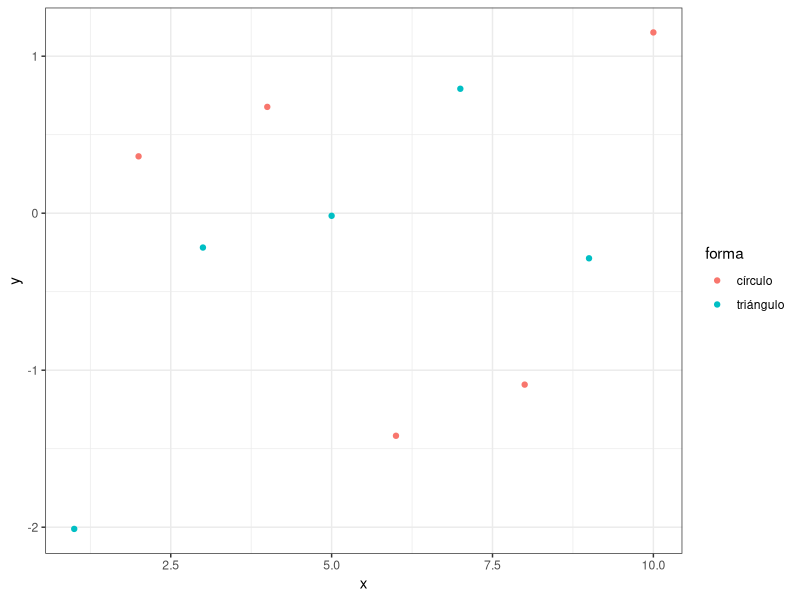
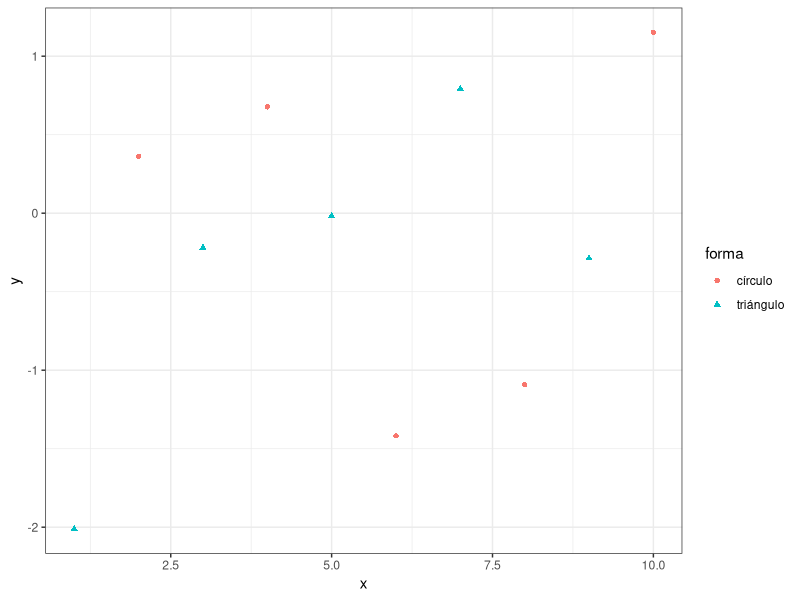
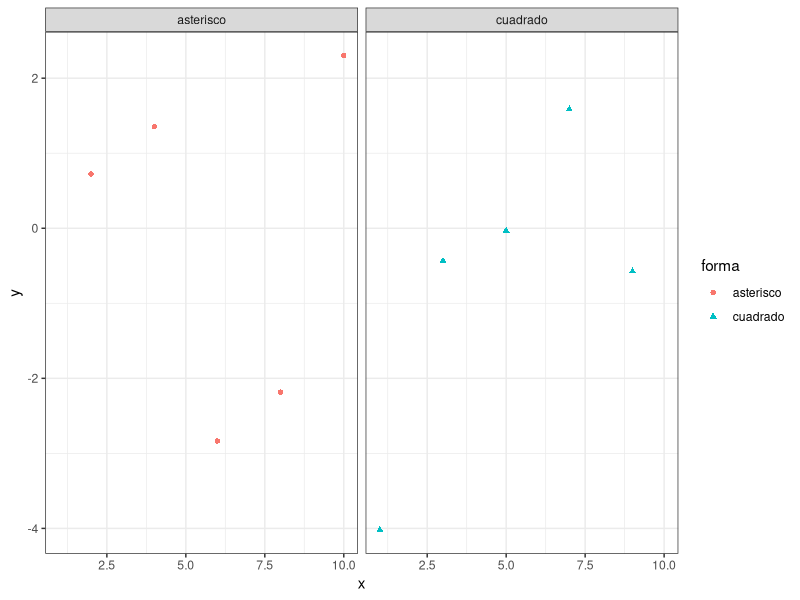
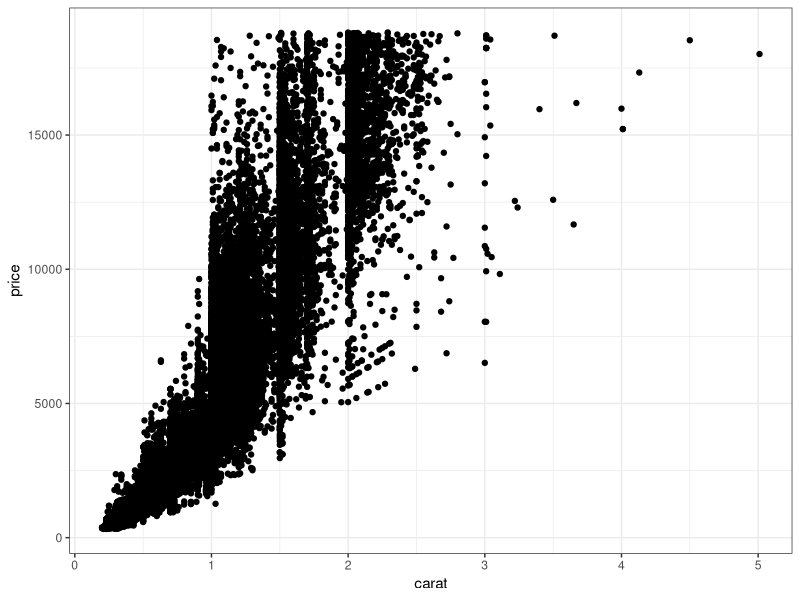

Source code (R) for these figures, in order:
## ---- chunk 1
knitr::opts_chunk$set(echo = TRUE)
library(knitr)
library(dplyr)
library(ggplot2)
## ---- chunk 2
set.seed(140693)
misdatos <- data.frame(a = 1:10/10, 
                       b = 11:20,
                       c = rnorm(10)/10,
                       d = rep(c('a', 'b'), 5))

kable(misdatos)
## ---- chunk 3
misdatos %>%
  select(-b) %>%
  rename(x = a,
         y = c,
         forma = d) %>%
  kable()
## ---- chunk 4
misdatos %>%
  select(-b) %>%
  mutate(x = a*10, 
         y = c*10,
         forma = ifelse(d == 'a', 'triángulo', 'círculo')) %>%
  select(x, y, forma) %>%
  kable()
## ---- chunk 5
misdatos %>%
  select(-b) %>%
  mutate(x = a*10, 
         y = c*20,
         forma = ifelse(d == 'a', 'cuadrado', 'asterisco')) %>%
  select(x, y, forma) %>%
  kable()
## ---- chunk 6
misdatos %>%
  mutate(x = a*10, 
         y = c*10,
         forma = ifelse(d == 'a', 'triángulo', 'círculo')) %>%
ggplot() +
  geom_point(aes(x,y, color = forma, group = forma)) +
  theme_bw()
## ---- chunk 7
misdatos %>%
  mutate(x = a*10, 
         y = c*10,
         forma = ifelse(d == 'a', 'triángulo', 'círculo')) %>%
ggplot() +
  geom_point(aes(x,y, color = forma, group = forma, shape = forma)) +
  theme_bw()
## ---- chunk 8
misdatos %>%
  select(-b) %>%
  mutate(x = a*10, 
         y = c*20,
         forma = ifelse(d == 'a', 'cuadrado', 'asterisco'),
         grafica = ifelse(d == 'a', 1, 2)) %>%
  select(x, y, forma, grafica) %>%
  kable()
## ---- chunk 9
misdatos %>%
  select(-b) %>%
  mutate(x = a*10, 
         y = c*20,
         forma = ifelse(d == 'a', 'cuadrado', 'asterisco'),
         grafica = ifelse(d == 'a', 1, 2)) %>%
 ggplot() +
  geom_point(aes(x,y, color = forma, group = forma, shape = forma)) +
  facet_grid(.~forma) +
  theme_bw() 
## ---- chunk 10
diamonds %>%
  ggplot() +
  geom_point(aes(carat, price)) +
  theme_bw()
